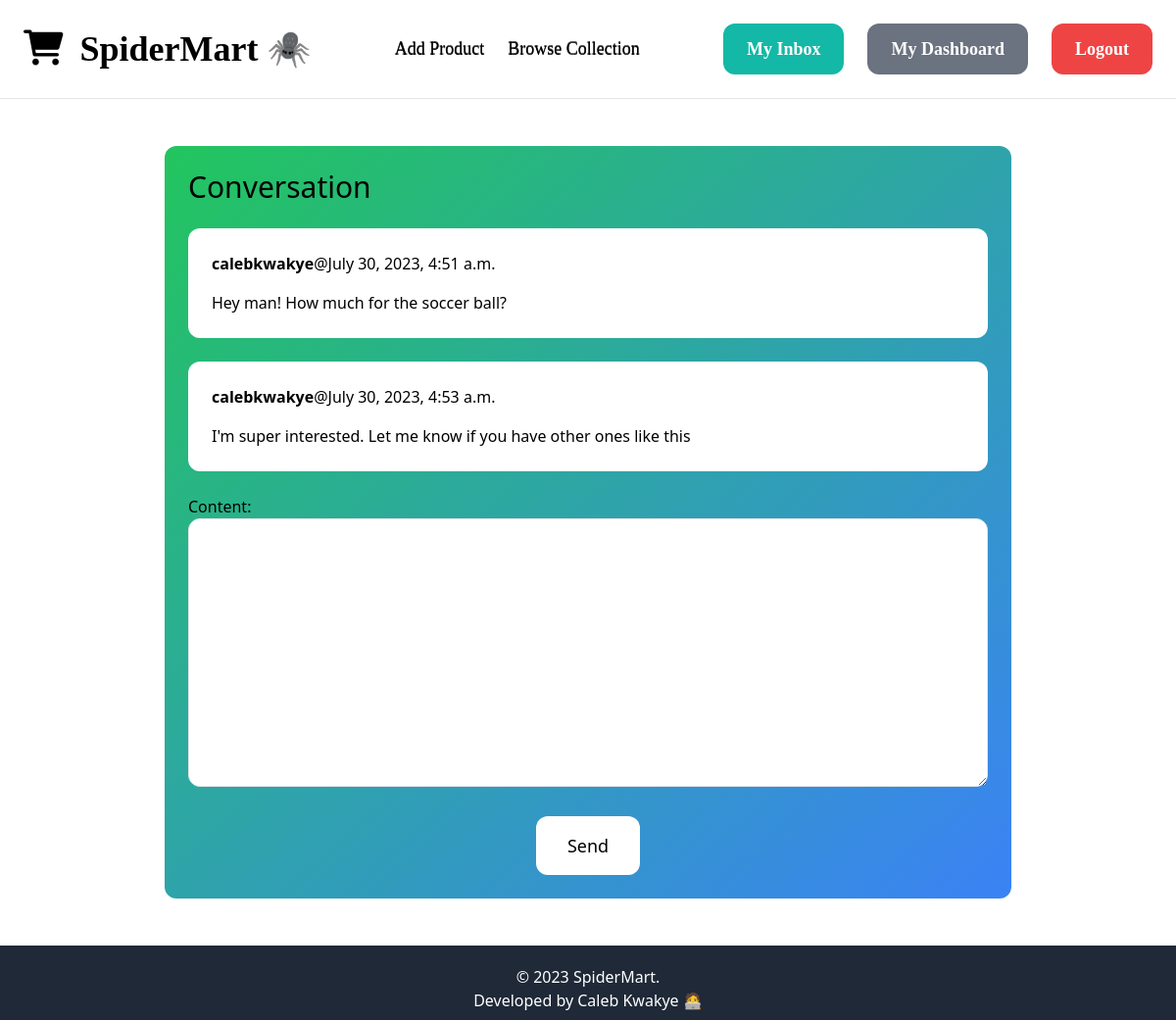
The page /inbox/4/ (signed in) on the database its author committed.
### conversation/models.py (models this page shows)
class ConversationMessage(models.Model):
    conversation= models.ForeignKey(Conversation, related_name='messages', on_delete=models.CASCADE)
    content = models.TextField()
    created_at = models.DateTimeField(auto_now_add=True)
    created_by = models.ForeignKey(User, related_name='created_messages', on_delete=models.CASCADE)

### conversation/views.py (the view)
# urls.py: path('<int:pk>/', views.detail, name='detail' ),
@login_required
def detail(request, pk):
    conversation = Conversation.objects.filter(members__in =[request.user.id]).get(pk=pk)
    if request.method=='POST':
        form = ConversationMessageForm(request.POST)
        if form.is_valid():
            conversation_message= form.save(commit=False)
            conversation_message.conversation = conversation
            conversation_message.created_by = request.user
            conversation_message.save()
            conversation.save()
            return redirect('conversation:detail', pk=pk)
    else:
        form = ConversationMessageForm()
    return render(request, 'conversation/detail.html', {
        'conversation': conversation,
        'form': form,
    })

### conversation/forms.py
class ConversationMessageForm(forms.ModelForm):
    class Meta:
        model = ConversationMessage
        fields = ('content',)
        widgets = {
            'content': forms.Textarea(attrs={
                'class': 'w-full py-4 px-6 rounded-xl border'
            })
        }

### conversation/templates/conversation/detail.html (shortened to what this page needs)
{% extends 'core/base.html' %}
{% block content%}
<div class="w-3/4 my-6 mx-auto p-6 bg-gradient-to-br from-green-500 to-blue-500 rounded-xl">
    <h1 class="mb-6 text-3xl">Conversation</h1>
    <div class="space-y-6">
        {% for message in conversation.messages.all %}
            <div class="p-6 flex {% if message.created_by == request.user %}bg-white{% else %}bg-gray-100{% endif %} rounded-xl">
                <div>
                    <p class="mb-4"><strong>{{ message.created_by.username}}</strong>@{{ message.created_at }}</p>
                    <p>{{ message.content }}</p>
                </div>
            </div>
        {% endfor %}
    </div>
    <form method="post" action="." class="mt-6">
        {{ form.as_p }}
        <div class="flex justify-center">
            <button class="mt-6 py-4 px-8 text-lg bg-white hover:bg-green-400 rounded-xl text-black">Send</button>
        </div>
    </form>
</div>
{% endblock %}

### rows shown on the page
ConversationMessage: created_by.username "calebkwakye", created_at "July 30, 2023, 4:51 a.m.", content "Hey man! How much for the soccer ball?"
ConversationMessage: created_by.username "calebkwakye", created_at "July 30, 2023, 4:53 a.m.", content "I'm super interested. Let me know if you have other ones like this"
